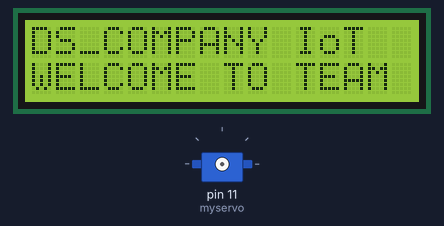
Bench run of a sketch on a simulated Arduino Uno, built with avr-gcc and run on an emulated ATmega328P. Parts: 16×2 character LCD, servo. What the sketch prints to the serial monitor is not drawn.

Above: at 0.1 s.
At 3.1 s:
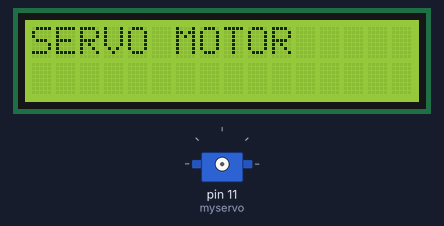
At 6.22 s:
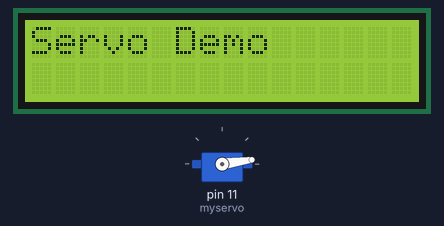
At 23.07 s:
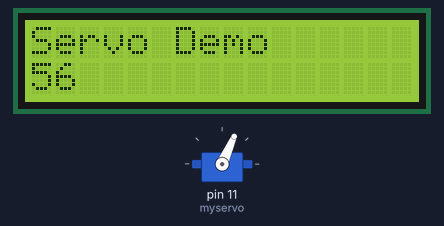
Timing chart, 0 to 40.0 s (numbered marks = the images above):
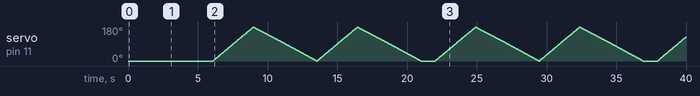

The sketch:

servo.ino
```cpp
#include <LiquidCrystal.h>
#include <Servo.h>
Servo myservo;
LiquidCrystal lcd(A5,A4,A3,A2,A1,A0);
int i;

void setup() {
 Serial.begin(9600);
  lcd.begin(16, 2);
  lcd.print("DS_COMPANY IoT");
  lcd.setCursor(0,1);
  lcd.print("WELCOME TO TEAM PVS");
  delay(3000);
  lcd.clear();
  lcd.print("SERVO MOTOR");
  delay(3000);
  lcd.clear();
}


void servoSweep()
{
  lcd.clear();
  lcd.print("Servo Demo");

   myservo.attach(11);
   int pos;

for(int i=0; i<2;i++)
{
  for (pos = 0; pos <= 180; pos += 1) { // goes from 0 degrees to 180 degrees
    // in steps of 1 degree
    myservo.write(pos);              //ell servo to go to position in variable 'pos'
    delay(15);                       // waits 15ms for the servo to reach the position/ t
    lcd.setCursor(0,1);
    lcd.print("   ");
    lcd.setCursor(0,1);
    lcd.print(pos);
  }
  for (pos = 180; pos >= 0; pos -= 1) { // goes from 180 degrees to 0 degrees
    myservo.write(pos);              // tell servo to go to position in variable 'pos'
    delay(15);                       // waits 15ms for the servo to reach the position
    lcd.setCursor(0,1);
    lcd.print("   ");
    lcd.setCursor(0,1);
    lcd.print(pos);
    Serial.println("Servo motor Degree");
    Serial.println(pos);
  }
}

}


void loop() {


    servoSweep();
    delay(1000);


}
```

Measured:
- what the display in image 1 shows lasts 3.0 s, from 3.1 s to 6.1 s
